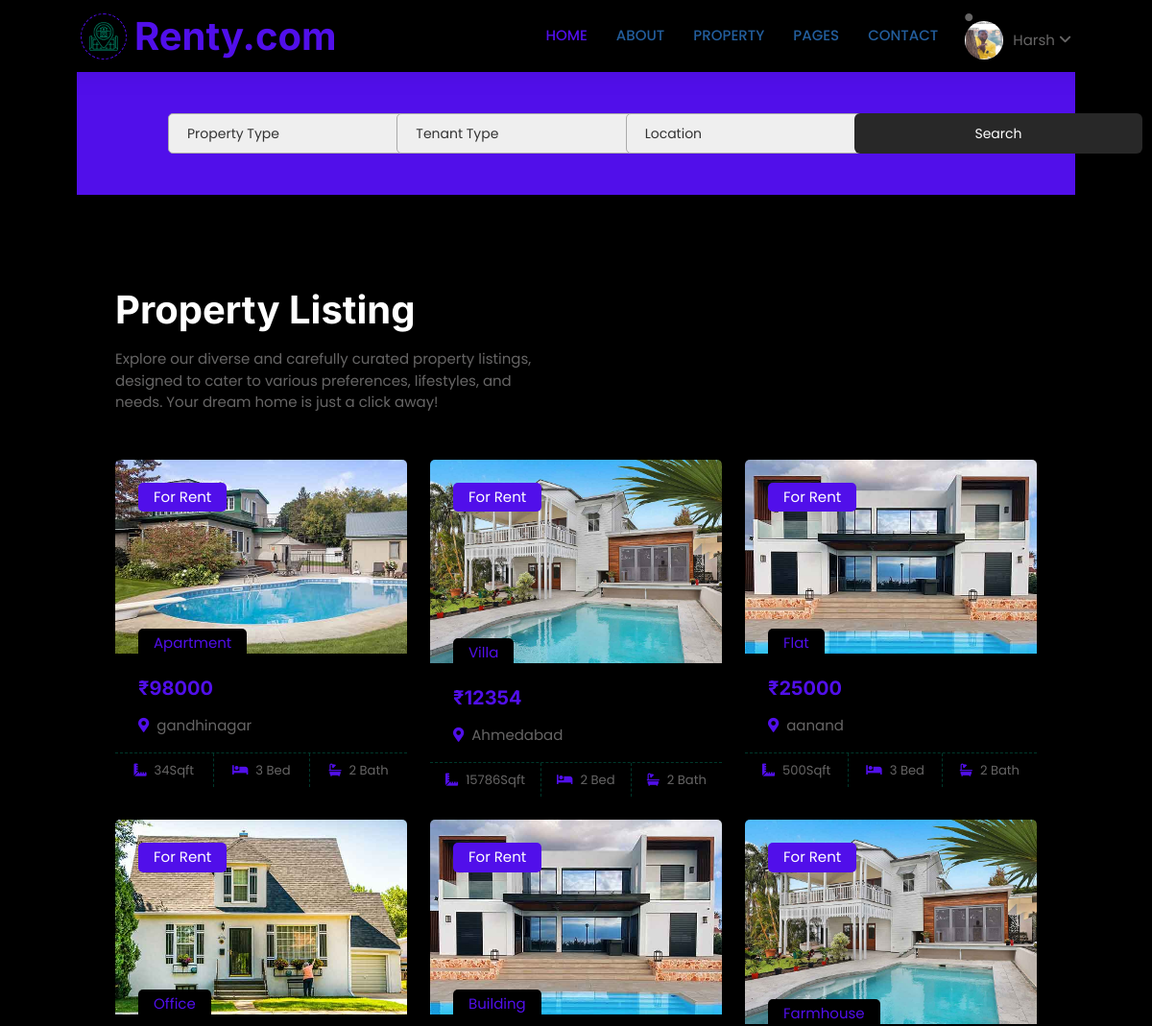
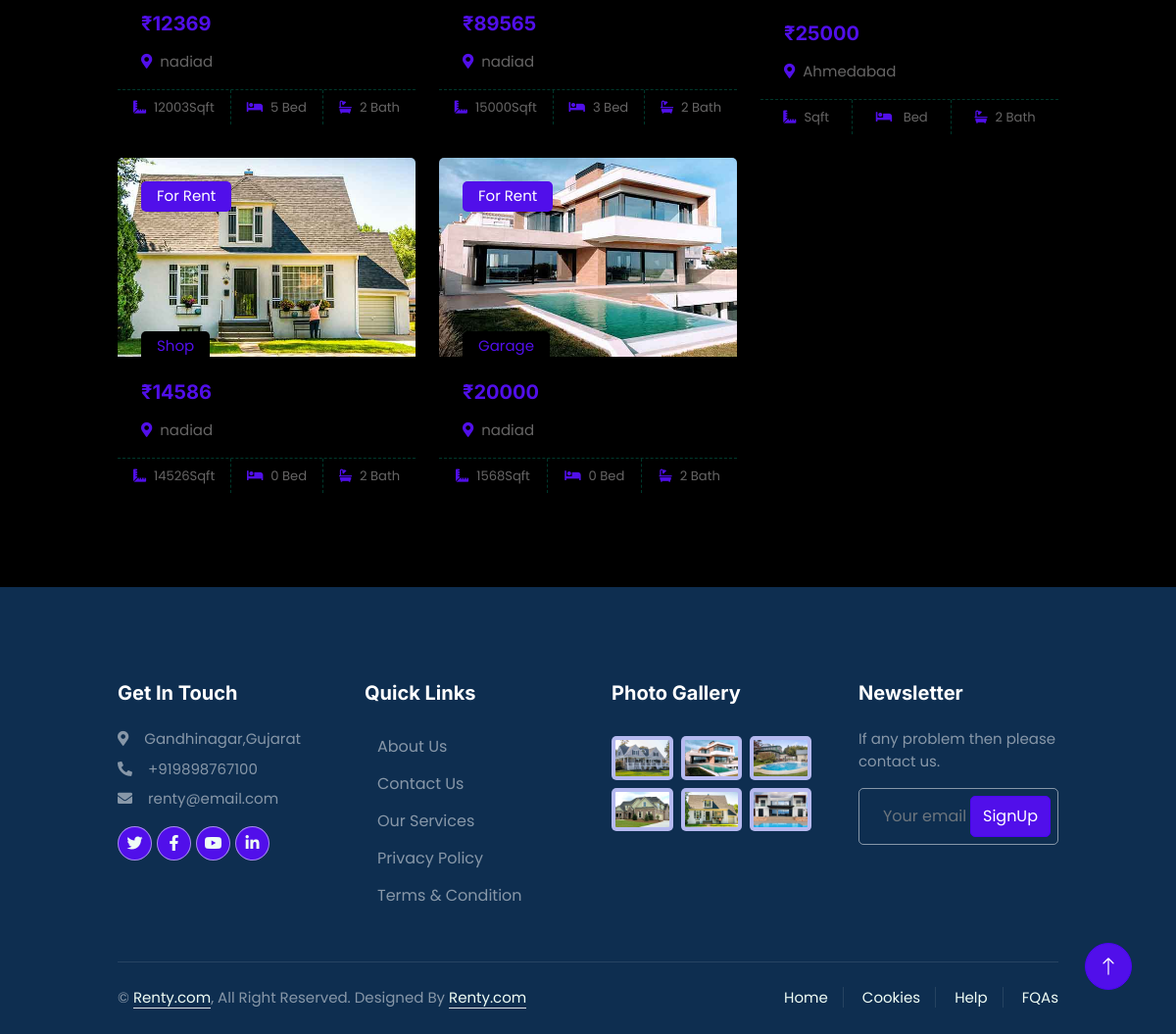
Screenshot of /properties (signed in) with the database file from the repository (2 pictures, top to bottom).
### renty/models.py (models this page shows, shortened)
class Profile(models.Model):
    user = models.OneToOneField(User, on_delete=models.CASCADE, related_name="profile") # Delete profile when user is deleted
    image = models.ImageField(default='default.jpg', upload_to='profile_pics')

class Property_Details(models.Model):
    fullname = models.CharField( max_length=100,null=False,blank=False)
    dob = models.DateField( max_length=100,null=False,blank=False)
    email = models.CharField( max_length=100,null=False,blank=False)
    mob_number = models.CharField( max_length=100,null=False,blank=False)
    gender = models.CharField( max_length=100,null=False,blank=False)
    Occupation = models.CharField( max_length=100,null=False,blank=False)
    id_type = models.CharField( max_length=100,null=False,blank=False)
    id_num = models.CharField( max_length=100,null=False,blank=False)
    issue_auth = models.CharField( max_length=100,null=False,blank=False)
    issue_state = models.CharField( max_length=100,null=False,blank=False)
    issue_date = models.DateField( max_length=100,null=False,blank=False)
    exp_date = models.DateField( max_length=100,null=False,blank=False)
    price = models.CharField( max_length=100,null=False,blank=False)
    prop_type = models.CharField( max_length=100,null=False,blank=False)
    bedroom_no = models.CharField( max_length=100,null=False,blank=False)
    floors = models.CharField( max_length=100,null=False,blank=False)
    area = models.CharField( max_length=100,null=False,blank=False)
    address = models.CharField( max_length=100,null=False,blank=False)
    tenant_type = models.CharField( max_length=100,null=False,blank=False)
    prop_img1 = models.ImageField(null=True, blank=True, upload_to='property')
    city = models.CharField( max_length=100,null=True,blank=False)

### renty/views.py (the view)
# urls.py: path("properties",views.all_prop,name='all_property'),
def all_prop(request):
    prop_list = Property_Details.objects.all()
    return render(request,"property_listing.html",{'prop_list':prop_list})

### renty/templates/property_listing.html (shortened to what this page needs)
{% load static %}
<!DOCTYPE html>
<html lang="en">
<head>
    <link rel="stylesheet" href="https://cdnjs.cloudflare.com/ajax/libs/font-awesome/6.4.0/css/all.min.css" />
    <link rel="stylesheet" href="https://cdnjs.cloudflare.com/ajax/libs/font-awesome/6.4.0/css/all.min.css"
 />
    <link href="https://cdnjs.cloudflare.com/ajax/libs/font-awesome/5.10.0/css/all.min.css" rel="stylesheet">
    <link href="https://cdn.jsdelivr.net/npm/bootstrap-icons@1.4.1/font/bootstrap-icons.css" rel="stylesheet">
    <link href="{% static 'lib/animate/animate.min.css' %}" rel="stylesheet">
    <link href="{% static 'lib/owlcarousel/assets/owl.carousel.min.css' %}" rel="stylesheet">
    <link href="{% static 'css/bootstrap.min.css' %}" rel="stylesheet">
    <link href="{% static 'css/style4.css' %}" rel="stylesheet">
</head>
<body>
    <div class="container-xxl bg-white p-0">
        <div class="container-fluid nav-bar bg-transparent">
            <nav class="navbar navbar-expand-lg bg-white navbar-light py-0 px-4">
                <a href="/" class="navbar-brand d-flex align-items-center text-center">
                    <div class="icon p-2 me-2">
                        <img class="img-fluid" src="{% static 'img\icon-housing.png' %}" alt="Icon"
                            style="width: 30px; height: 30px;">
                    </div>
                    <h1 class="m-0 text-primary">Renty.com</h1>
                </a>
                <div class="collapse navbar-collapse" id="navbarCollapse">
                    <div class="navbar-nav ms-auto">
                        <a href="/" class="nav-item nav-link active">Home</a>
                        <a href="/#developer" class="nav-item nav-link">About</a>
                        <div class="nav-item dropdown">
                            <a href="#" class="nav-link " data-bs-toggle="dropdown">Property</a>
                        </div>
                        <div class="nav-item dropdown">
                            <a href="#" class="nav-link " data-bs-toggle="dropdown">Pages</a>
                        </div>
                        <a href="{% url "conpage" %}" class="nav-item nav-link">Contact</a>
                    </div>
                    {% if request.user.is_authenticated %}
                    <div class="profile-dropdown">
                        <div onclick="toggle()"     class="user-info d-flex align-items-center">
                            <div class="profile-img">
                                <i class="fa-solid fa-circle"><img src="{{request.user.profile.image.url}}"></i>
                            </div>
                            <span>{{request.user}}
                                <i class="fa-solid fa-angle-down"></i>
                            </span>
                        </div>
                    </div>
                    {% else %}
                        <a href="{% url 'user_login' %}" class="btn btn-primary px-3 d-none d-lg-flex">Login</a>
                    {% endif %}
                </div>
            </nav>
        </div>
       <form method="post" action="{% url "searched_prop" %}">
        <div class="container-fluid bg-primary mb-5 wow fadeIn" data-wow-delay="0.1s" style="padding: 35px;">
            <div class="container">
                <div class="row g-2">
                    <div class="col-md-10">
                        <div class="row g-2">
                             <div class="col-md-4">
                                <select name="prop_type" class="input-fieldsearch-formsearch">
                                    <option selected>Property Type</option>
                                </select>
                            </div>
                            <div class="col-md-4">
                                <select name="tenant_type" class="input-fieldsearch-formsearch">
                                    <option selected>Tenant Type</option>
                                </select>
                            </div>
                             <div class="col-md-4">
                                <select name="location" class="input-fieldsearch-formsearch">
                                    <option selected>Location</option>
                                </select>
                            </div>
                        </div>
                    </div>
                    <div class="col-md-2">
                        <button type="submit" class="btnsearchlist">Search</button>
                    </div>
                </div>
            </div>
        </div>
    </form>
        <div class="container-xxl py-5" id="propertylist">
            <div class="container">
                <div class="row g-0 gx-5 align-items-end">
                    <div class="col-lg-6">
                        <div class="text-start mx-auto mb-5 wow slideInLeft" data-wow-delay="0.1s">
                            <h1 class="mb-3">Property Listing</h1>
                            <p>Explore our diverse and carefully
                                curated property listings, designed to cater to various preferences, lifestyles, and
                                needs. Your dream home is just a click away!</p>
                        </div>
                    </div>
                </div>
                <div class="tab-content">
                    <div id="tab-1" class="tab-pane fade show p-0 active">
                        <div class="row g-4">
                            {% for property in prop_list %}
                            <div class="col-lg-4 col-md-6 wow fadeInUp" data-wow-delay="0.1s">
                                <div class="property-item rounded overflow-hidden">
                                    <div class="position-relative overflow-hidden">
                                        <a href="{% url "property_details" property.id %}"><img class="img-fluid" src="{{property.prop_img1.url}}" alt=""></a>
                                        <div
                                            class="bg-primary rounded text-white position-absolute start-0 top-0 m-4 py-1 px-3">
                                            For Rent</div>
                                        <div
                                            class="bg-white rounded-top text-primary position-absolute start-0 bottom-0 mx-4 pt-1 px-3">
                                            {{property.prop_type}}</div>
                                    </div>
                                    <div class="p-4 pb-0">
                                        <h5 class="text-primary mb-3">₹{{property.price}}</h5>
                                        <p><i class="fa fa-map-marker-alt text-primary me-2"></i>{{property.city}}</p>
                                    </div>
                                    <div class="d-flex border-top">
                                        <small class="flex-fill text-center border-end py-2"><i
                                                class="fa fa-ruler-combined text-primary me-2"></i>{{property.area }}Sqft</small>
                                        <small class="flex-fill text-center border-end py-2"><i
                                                class="fa fa-bed text-primary me-2"></i>{{property.bedroom_no}} Bed</small>
                                        <small class="flex-fill text-center py-2"><i
                                                class="fa fa-bath text-primary me-2"></i>2 Bath</small>
                                    </div>
                                </div>
                            </div>
                            {% endfor %}
                        </div>
                    </div>
                </div>
            </div>
        </div>
        <div class="container-fluid bg-dark text-white-50 footer pt-5 mt-5 wow fadeIn" data-wow-delay="0.1s">
            <div class="container py-5">
                <div class="row g-5">
                    <div class="col-lg-3 col-md-6">
                        <h5 class="text-white mb-4">Get In Touch</h5>
                        <p class="mb-2"><i class="fa fa-map-marker-alt me-3"></i>Gandhinagar,Gujarat</p>
                        <p class="mb-2"><i class="fa fa-phone-alt me-3"></i>+919898767100</p>
                        <p class="mb-2"><i class="fa fa-envelope me-3"></i>renty@email.com</p>
                        <div class="d-flex pt-2">
                            <a class="btn btn-outline-light btn-social" href=""><i class="fab fa-twitter"></i></a>
                            <a class="btn btn-outline-light btn-social" href=""><i class="fab fa-facebook-f"></i></a>
                            <a class="btn btn-outline-light btn-social" href=""><i class="fab fa-youtube"></i></a>
                            <a class="btn btn-outline-light btn-social" href=""><i class="fab fa-linkedin-in"></i></a>
                        </div>
                    </div>
                    <div class="col-lg-3 col-md-6">
                        <h5 class="text-white mb-4">Quick Links</h5>
                        <a class="bttn btn-link text-white-50" href="">About Us</a>
                        <a class="bttn btn-link text-white-50" href="contact.html">Contact
                            Us</a>
                        <a class="bttn btn-link text-white-50" href="">Our Services</a>
                        <a class="bttn btn-link text-white-50" href="">Privacy Policy</a>
                        <a class="bttn btn-link text-white-50" href="">Terms & Condition</a>
                    </div>
                    <div class="col-lg-3 col-md-6">
                        <h5 class="text-white mb-4">Photo Gallery</h5>
                        <div class="row g-2 pt-2">
                            <div class="col-4">
                                <img class="img-fluid rounded bg-light p-1" src="{% static "img/property-1.jpg" %}" alt="">
                            </div>
                            <div class="col-4">
                                <img class="img-fluid rounded bg-light p-1" src="{% static "img/property-2.jpg" %}" alt="">
                            </div>
                            <div class="col-4">
                                <img class="img-fluid rounded bg-light p-1" src="{% static "img/property-3.jpg" %}" alt="">
                            </div>
                            <div class="col-4">
                                <img class="img-fluid rounded bg-light p-1" src="{% static "img/property-4.jpg" %}" alt="">
                            </div>
                            <div class="col-4">
                                <img class="img-fluid rounded bg-light p-1" src="{% static "img/property-5.jpg" %}" alt="">
                            </div>
                            <div class="col-4">
                                <img class="img-fluid rounded bg-light p-1" src="{% static "img/property-6.jpg" %}" alt="">
                            </div>
                        </div>
                    </div>
                    <div class="col-lg-3 col-md-6">
                        <h5 class="text-white mb-4">Newsletter</h5>
                        <p>If any problem then please contact us.</p>
                        <div class="position-relative mx-auto" style="max-width: 400px;">
                            <input class="form-control bg-transparent w-100 py-3 ps-4 pe-5" type="text"
                                placeholder="Your email">
                            <button type="button"
                                class="btn btn-primary py-2 position-absolute top-0 end-0 mt-2 me-2">SignUp</button>
                        </div>
                    </div>
                </div>
            </div>
            <div class="container">
                <div class="copyright">
                    <div class="row">
                        <div class="col-md-6 text-center text-md-start mb-3 mb-md-0">
                            &copy; <a class="border-bottom" href="/">Renty.com</a>, All Right Reserved.
                            Designed By <a class="border-bottom" href="/">Renty.com</a>
                        </div>
                        <div class="col-md-6 text-center text-md-end">
                            <div class="footer-menu">
                                <a href="/">Home</a>
                                <a href="">Cookies</a>
                                <a href="/contact">Help</a>
                                <a href="">FQAs</a>
                            </div>
                        </div>
                    </div>
                </div>
            </div>
        </div>
        <a href="#" class="btn btn-lg btn-primary btn-lg-square back-to-top"><i class="bi bi-arrow-up"></i></a>
    </div>
</body>
</html>

### rows the page displays
Property_Details: prop_img1 (picture), prop_type "Apartment", price "98000", city "gandhinagar", area "34", bedroom_no "3"
Property_Details: prop_img1 (picture), prop_type "Villa", price "12354", city "Ahmedabad", area "15786", bedroom_no "2"
Property_Details: prop_img1 (picture), prop_type "Flat", price "25000", city "aanand", area "500", bedroom_no "3"
Property_Details: prop_img1 (picture), prop_type "Office", price "12369", city "nadiad", area "12003", bedroom_no "5"
Property_Details: prop_img1 (picture), prop_type "Building", price "89565", city "nadiad", area "15000", bedroom_no "3"
Property_Details: prop_img1 (picture), prop_type "Farmhouse", price "25000", city "Ahmedabad"
Property_Details: prop_img1 (picture), prop_type "Shop", price "14586", city "nadiad", area "14526", bedroom_no "0"
Property_Details: prop_img1 (picture), prop_type "Garage", price "20000", city "nadiad", area "1568", bedroom_no "0"

### other values shown
{{ request.user }} "Harsh"
